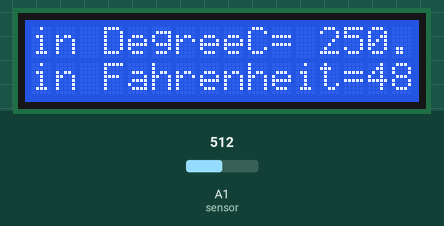
This sketch was run on a simulated Arduino Uno, built with avr-gcc and run on an emulated ATmega328P. On the bench: 16×2 character LCD. The test bench sets the inputs (shaded band); at power-on: A1 (sensor) = 512.

Above: at 1.7 s.
1.8 s: A1 (sensor) set to 716
At 3.7 s:
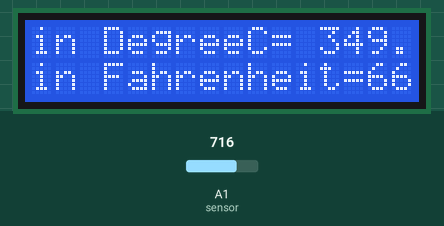
4.0 s: A1 (sensor) set to 900
At 5.7 s:
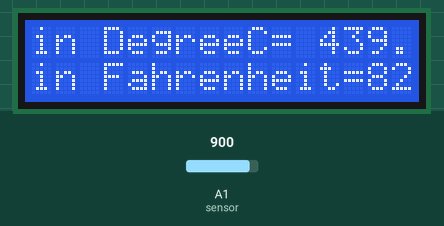
6.0 s: A1 (sensor) set to 1023
At 7.9 s:
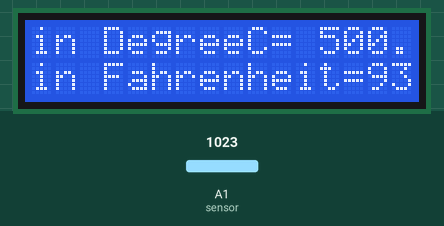
Timing chart, 0 to 9.4 s (numbered marks = the images above; inputs shaded):
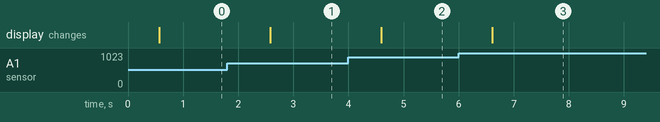

The sketch:

10_LCD-Based-Sensor-Monitoring-System.ino
```cpp
// Episode 10: LCD-Based Sensor Monitoring System

#include <LiquidCrystal.h>   // Include LCD library

// LCD pin configuration: RS, E, D4, D5, D6, D7
LiquidCrystal lcd(12, 11, 5, 4, 3, 2);

const int sensor = A1;   // Analog pin connected to temperature sensor

float tempc;   // Variable to store temperature in Celsius
float tempf;   // Variable to store temperature in Fahrenheit
float vout;    // Variable to store sensor voltage

void setup()
{
  pinMode(sensor, INPUT);   // Configure sensor pin as INPUT
  Serial.begin(9600);       // Start serial communication
  lcd.begin(16, 2);         // Initialize 16x2 LCD display
  delay(500);
}

void loop()
{
  // Read analog value from sensor
  vout = analogRead(sensor);

  // Convert ADC value to temperature
  vout = (vout * 500) / 1023;

  tempc = vout;             // Temperature in Celsius
  tempf = (vout * 1.8) + 32; // Convert Celsius to Fahrenheit

  // Display Celsius value
  lcd.setCursor(0, 0);
  lcd.print("in DegreeC= ");
  lcd.print(tempc);

  // Display Fahrenheit value
  lcd.setCursor(0, 1);
  lcd.print("in Fahrenheit=");
  lcd.print(tempf);

  delay(1000);   // Update every 1 second
}
```

Measured:
- after the input at 1.8 s, the display: changes after 0.78 s (image 1)
- after the input at 4.0 s, the display: changes after 0.59 s (image 2)
- after the input at 6.0 s, the display: changes after 0.61 s (image 3)
